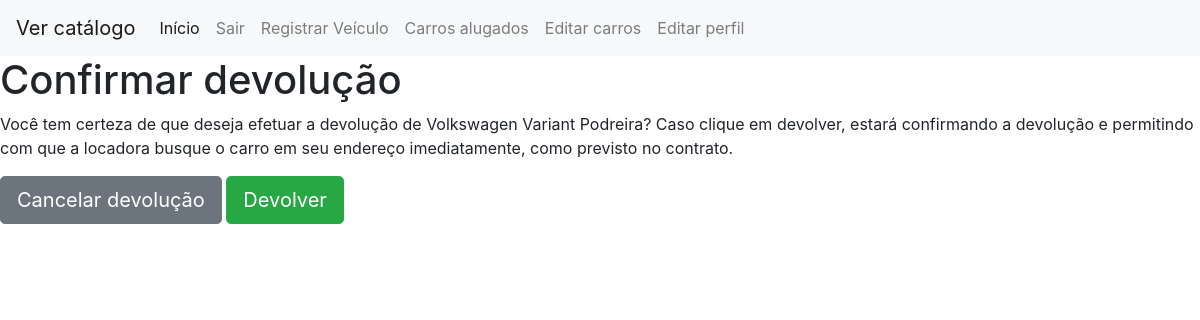
The page /devolucao/1 (signed in) on the database as committed earlier.
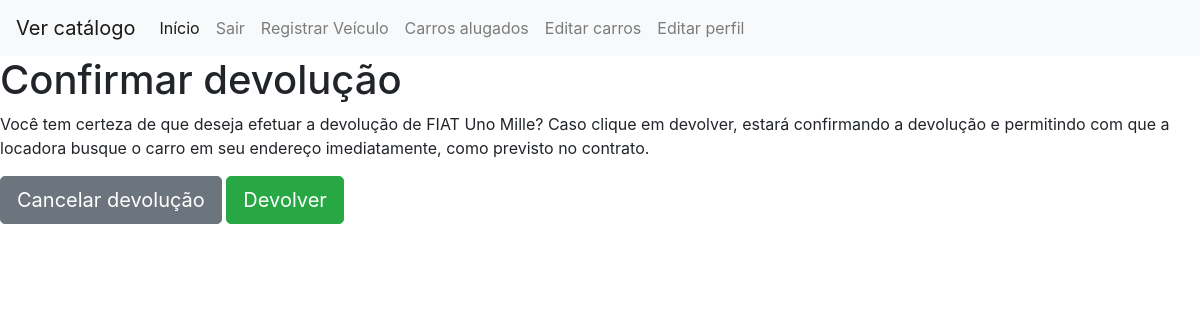
The same page on the database as committed later.
### website/models.py (models this page shows)
class Carro(db.Model):
    id = db.Column(db.Integer(), primary_key=True)
    nome = db.Column(db.String(length=30), nullable=False)
    marca = db.Column(db.String(length=30), nullable=False)
    ano_fabricacao = db.Column(db.Integer(), nullable=False)
    consumo = db.Column(db.Float(), nullable=False)
    locador = db.Column(db.Integer(), db.ForeignKey('user.id'))
    preco_base = db.Column(db.Float(), nullable=False)
    descricao = db.Column(db.String(length=500))
    imagem = db.relationship('Foto', backref='imagem', lazy=True)

### website/routes.py (the view)
@routes.route('/devolucao/<carro_id>', methods=['GET', 'POST'])
@login_required
def devolucao(carro_id):
    carro = Carro.query.get_or_404(carro_id)
    form = DevolverForm()
    if form.validate_on_submit():
        carro.locador = None
        db.session.commit()
        flash('Devolução feita com sucesso! Iremos buscar o que é nosso.', category='success')
        return redirect(url_for('routes.home'))
    return render_template('devolucao.html', carro=carro, form=form, current_user=current_user)

### website/forms.py
class DevolverForm(FlaskForm):
    submit = SubmitField(label='Devolver')

### website/models.py (called while the page is built)
@login_manager.user_loader
def load_user(user_id):
    return User.query.get(int(user_id))

### website/templates/devolucao.html (shortened to what this page needs)
{% extends 'base.html' %}
{% block content %}
    <h1>Confirmar devolução</h1>
    <p>Você tem certeza de que deseja efetuar a devolução de {{ carro.marca }} {{ carro.nome }}? Caso clique em devolver, estará confirmando a devolução e permitindo com que a locadora busque o carro em seu endereço imediatamente, como previsto no contrato. </p>
    <form method="post" class="form-register">
        <a class="btn btn-secondary btn-lg" href="{{ url_for('routes.catalogo') }}">Cancelar devolução</a>
        {{ form.submit(class='btn btn-success btn-lg') }}
    </form>
{% endblock %}

Rows that differ between the two databases and show on the page:
changed Carro: marca "Volkswagen" → "FIAT"; nome "Variant Podreira" → "Uno Mille"
